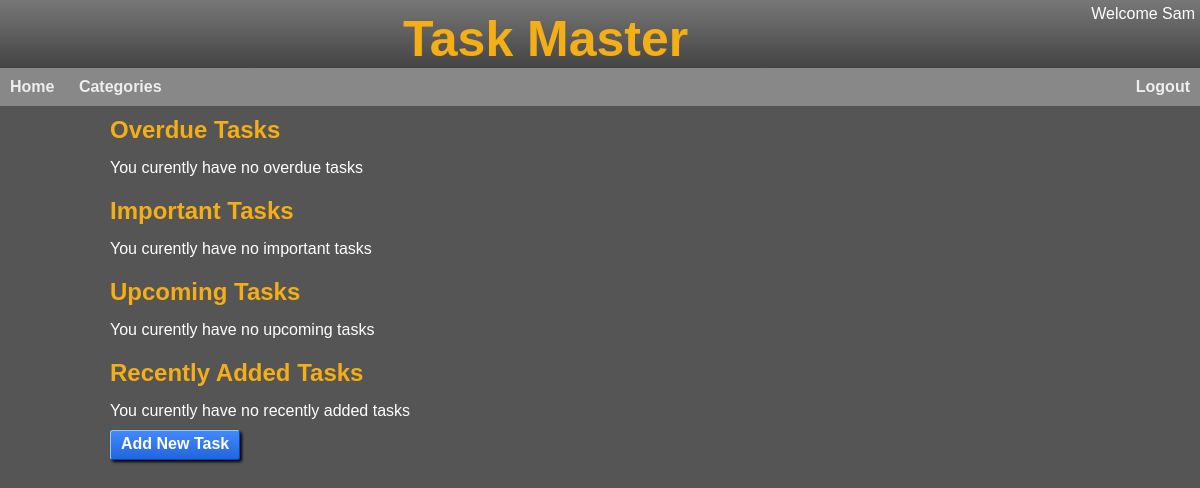
The page /index (signed in) on the database as committed earlier.
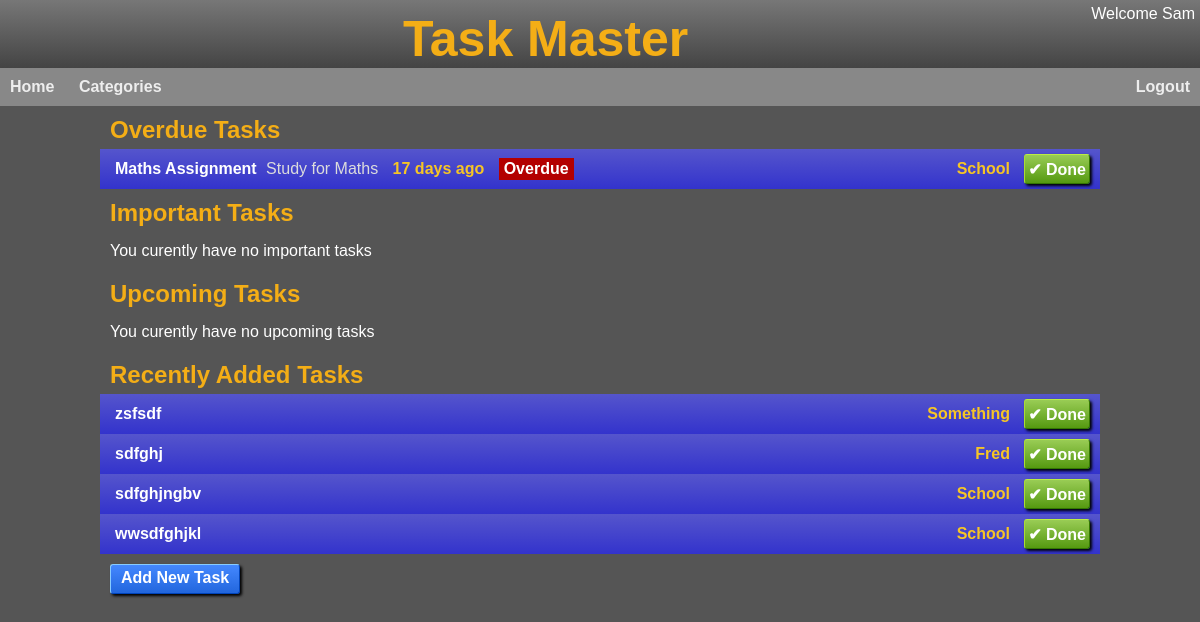
The same page on the database as committed later.
### app/models/task.py (models this page shows, shortened)
class Task(db.Model):
  id = db.Column(db.Integer, primary_key=True)
  user_id = db.Column(db.Integer, db.ForeignKey('user.id'))
  name = db.Column(db.String(32))
  description = db.Column(db.String(250))
  category = db.Column(db.String(10))
  priority = db.Column(db.Integer,default=P_LOW)
  status = db.Column(db.Integer,default=STS_NEW)
  due_by = db.Column(db.DateTime)
  created_at = db.Column(db.DateTime, default=db.func.datetime('now'))
  def is_outstanding(self):
    return self.status < STS_COMPLETED
  def is_completed(self):
    return self.status == STS_COMPLETED
  def is_important(self):
    if self.priority and self.priority > P_LOW:
      return True
  def is_overdue(self):
    if self.is_completed():
      return False
    else:
      return self.due_by and self.due_by.date() < datetime.date.today()
  def is_coming_up(self):
    if self.is_completed():
      return False
    else:
      next_week = datetime.date.today() + datetime.timedelta(days=7)
      return self.due_by and self.due_by.date() < next_week
  def is_recently_added(self):
    last_week = datetime.date.today() - datetime.timedelta(days=7)
    return self.created_at and self.created_at.date() > last_week
  def priority_str(self):
    priority = self.priority or 0
    if priority >= 0 and priority < len(PRIORITY_STRS):
      return PRIORITY_STRS[priority]
    return ''
  def status_str(self):
    if self.status == STS_COMPLETED:
      return 'Completed'
    return 'Outstanding'
  def short_desc(self):
    desc = self.description
    if len(desc) > 40:
      desc = desc[:37] + " ..."
    return desc

### app/main/main_routes.py (the view)
@bp.route('/')
@bp.route('/index')
def home():
    if not current_user.is_authenticated:
      return redirect(url_for('.login'))
    tasks = Task.query.filter_by(user_id=current_user.id).order_by(text('due_by is null, due_by')).all()
    overdue_tasks = []
    upcoming_tasks = []
    important_tasks = []
    recently_added_tasks = []
    for task in tasks:
      if task.is_overdue():
        overdue_tasks.append(task)
      elif task.is_important() and task.is_outstanding():
        important_tasks.append(task)
      elif task.is_coming_up():
        upcoming_tasks.append(task)
      elif task.is_recently_added() and task.is_outstanding():
        recently_added_tasks.append(task)
    session['back_to'] = request.path # Store the current url to come back to
    return render_template('index.html',
                              title='Home',
                            upcoming_tasks=upcoming_tasks,
                            overdue_tasks=overdue_tasks,
                            important_tasks=important_tasks,
                            recently_added_tasks=recently_added_tasks)

### app/main/__init__.py (called while the page is built)
def init_app(app):
    app.register_blueprint(bp)
    app.register_error_handler(403, error_forbidden)
    app.jinja_options['finalize'] = lambda x: x if x is not None else '' #prevent Jinja from printing None
    login.login_view = 'main.login'
    login.init_app(app)
    @app.context_processor
    def inject_default_template_variables():   #injects default template variables
         return dict(h=helpers)  #makes helper functions available in templlates
    @app.before_request
    def update_last_seen():
      if current_user.is_authenticated:
        current_user.update_last_seen()

### app/models/user.py (called while the page is built)
@login.user_loader
def load_user(id):
  return User.query.get(int(id))

  def update_last_seen(self):
    last_seen = self.last_seen if self.last_seen else datetime.fromtimestamp(0)
    if (datetime.utcnow() - last_seen).total_seconds() > 600:  # More than 10 minutes ago
     self.last_seen = datetime.utcnow()
     db.session.commit()

### app/utils/helpers.py (called while the page is built)
def pluralise(word, cnt, suffix="s"):
  n = int(cnt)
  if n == 1 or n == -1:
    return(word)
  else:
    return(word+suffix)

def fmt_date(dt):
  if not isinstance(dt, datetime.datetime):
    return ''
  return dt.strftime("%d %b %y")

### app/templates/index.html
{% extends "base.html" %}
{% block head %}
  <link rel="stylesheet" href="{{ url_for('static', filename='tasks.css') }}">
{% endblock %}
{% block content %}
  <h2>Overdue Tasks</h2>
  {% if overdue_tasks %}
    {% with tasks=overdue_tasks %}
      {% include '_task_list.html' %}
    {% endwith %}
  {% else %}
    <p class="no-tasks">You curently have no overdue tasks</p>
  {% endif %}
  <h2>Important Tasks</h2>
  {% if important_tasks %}
    {% with tasks=important_tasks %}
      {% include '_task_list.html' %}
    {% endwith %}
  {% else %}
    <p class="no-tasks">You curently have no important tasks</p>
  {% endif %}
  <h2>Upcoming Tasks</h2>
  {% if upcoming_tasks %}
    {% with tasks=upcoming_tasks %}
      {% include '_task_list.html' %}
    {% endwith %}
  {% else %}
    <p class="no-tasks">You curently have no upcoming tasks</p>
  {% endif %}
  <h2>Recently Added Tasks</h2>
  {% if recently_added_tasks %}
    {% with tasks=recently_added_tasks %}
      {% include '_task_list.html' %}
    {% endwith %}
  {% else %}
    <p class="no-tasks">You curently have no recently added tasks</p>
  {% endif %}
  <div class="actions">
    <a href="{{ url_for('main.new_task') }}">Add New Task</a>
  </div>
{% endblock %}

### app/templates/_task_list.html (shortened to what this page needs)
<div class="tasks">
    {% for task in tasks %}
      <a class="task sts-{{task.status}}" onclick="toggle_details('{{ task.id }}')">
        <div class="task-info">
          <div class="task-name">
            {{ task.name }}
          </div>
          <div class="task-description">
            {{ task.short_desc() }}
          </div>
          {% if task.is_outstanding() %}
            <div class="task-due">
              {{ h.fmt_date_daysuntil(task.due_by) }}
            </div>
          {% endif %}
          {% if task.is_overdue() and task.is_outstanding() %}
          <div class="task-overdue">
            Overdue
          </div>
        {% endif %}
        </div>
        <div class="task-category">
          {{ task.category or 'Other' }}
        </div>
        <div class="task-btns">
          {% if task.is_outstanding() %}
            <form action="{{ url_for('main.complete_task', id=task.id) }}" method="POST">
              <input class="done" type="submit" value="&#x2714 Done">
            </form>
          {% endif %}
        </div>
      </a>
    {% endfor %}
  </div>

Rows that differ between the two databases and show on the page:
now on this page (row edited): Task: name "Maths Assignment", short_desc "Study for Maths", fmt_date_daysuntil "17 days ago", status "Overdue", category "School"
added Task: name "zsfsdf", category "Something"
added Task: name "sdfghj", category "Fred"
added Task: name "sdfghjngbv", category "School"
added Task: name "wwsdfghjkl", category "School"
Other text that changed with them:
text no longer shown: "You curently have no overdue tasks You curently have no recently added tasks"
